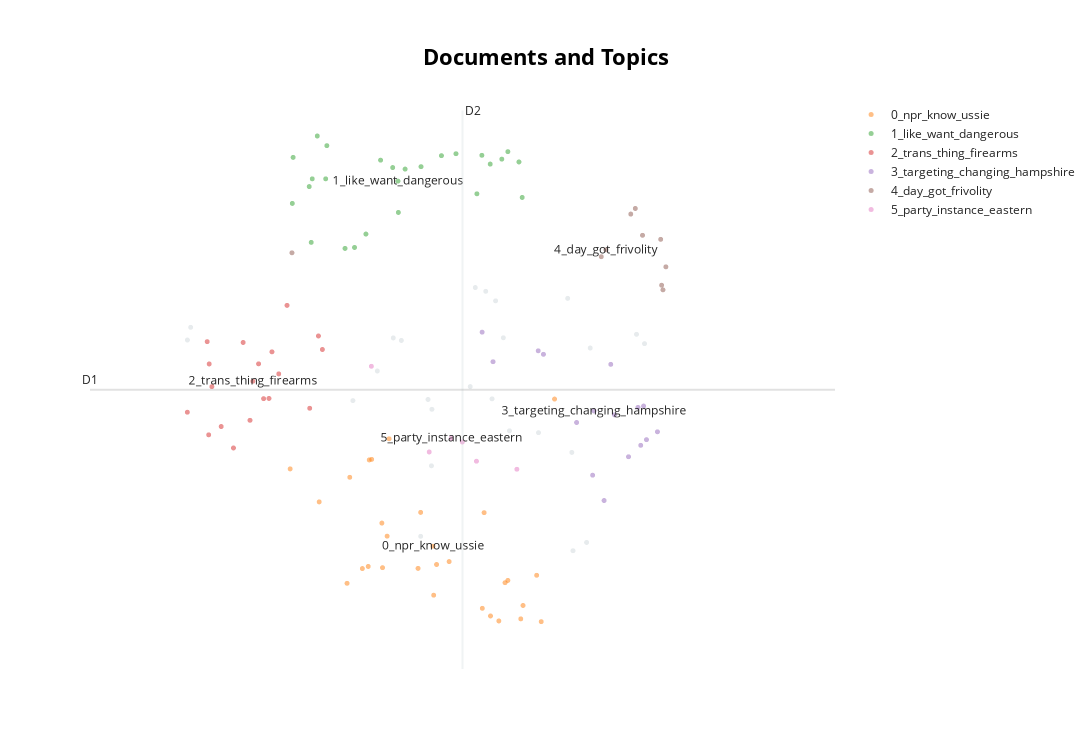

Here is the notebook cell this chart was saved with:
### Code cell
model.visualize_documents([i['text'] for i in data], embeddings=embeddings, hide_annotations=False, custom_labels=True)

### Figure 1 — Plotly figure (JSON) as saved in the notebook; plotly's stock layout.template omitted (floating-point values rounded to 4 significant figures)
{"data": [{"hoverinfo": "text", "hovertext": ["spokeswoman as the cop was in the hospital undergoing emergency surgery.", "There's also a different crew packing up warm clothes and weapons.  Thank you all for coming to Rainbow Reload.", "the Tappet brothers.  And we remember very clearly their position on guns.  For example, quote, the US has more guns than any other country in the world.", "When the Democratic Party speaks, it is always with one voice, often in a North Korean accent.", "against the trans community.  And here's what he found having done actual research into it.", "If we don't control them, you can't have them.  Every Democrat thinks this is part of the catechism.", "Rainbow Reload!  They're packing heat.  There'll be appendix carrying in more ways than one.", "In fact, Ussie put that sheriff's deputy in the hospital where he remains tonight after  undergoing emergency surgery.", "So the people in that frame and a lot of people actually who listen to NPR care more about", "Just trans people.  Guns are bad, except in the hands of trans people.", "and petition signers and that their highest virtue is conformity.", "safety in numbers.  Don't go out alone.  Bring 80 million people with you.", "youth, LGBTQ seniors, and LGBTQ immigrants.", "So if trans people are in fear for their lives in every region of the country, including  New England, which apparently is crawling with Nazis now, why wouldn't we be arming", "a police officer by a trans identifying individual called Ussie, activists heckled the police", "and not subtle ones like the segment entitled, Many Gun Owners Support Gun Control.", "So why don't they speak out?  Oh, yeah, a lot of gun owners support gun control.  Of course they do.", "And so Ussie's life matters much more than anyone's, including the cop he shot and certainly", "Biden administration, encouraging people to go to the gun store immediately.  But not all people.", "It's amazing.  Just last year, these very same people were all eminent virologists, every one of them,", "by black men in the course of prostitution activities.  So we believe that that is factually true.", "them as we are, say, Ukraine's trans army?  And there are famously trans people in Ukraine's army.", "They are trans and I ask that they don't be dead named.  Thank you.", "Your anti-trans rhetoric makes the trans community carry guns.", null], "marker": {"color": "#CFD8DC", "opacity": 0.5, "size": 5}, "mode": "markers+text", "name": "other", "showlegend": false, "type": "scattergl", "x": [8.891, 8.766, 8.119, 6.909, 8.236, 7.116, 9.382, 8.775, 7.483, 7.546, 5.533, 9.314, 8.922, 7.575, 8.185, 7.32, 7.251, 8.035, 8.483, 8.73, 7.947, 8.089, 5.505, 7.579, 7.904], "y": [-2.593, -1.606, 0.05586, -1.038, -1.369, -0.7134, -0.4133, -2.684, -2.526, -1.025, -0.2343, -0.3114, -0.4613, -1.753, -0.3491, -0.378, -0.3503, 0.1603, -1.389, 0.08318, 0.2014, -1.019, -0.3738, -1.133, -0.8841]}, {"hoverinfo": "text", "hovertext": ["We've been led to believe that your 29 year old man is actually a transgender person.", "Why?  Because they said the spokeswoman misgendered the shooter.  Watch this.", "None of that ever gets mentioned, of course, least of all on national public radio.  What does get mentioned?  Well, the neo-Nazis, of course, they're the real threat.", "pronouns than human life.  NPR would rather you didn't know any of this.  We only know that this actually happened because reporters like Jason Rantz and Andy Ngo, one", "Watch out.  Wait a second, we thought.  This is NPR, national public radio, suddenly telling you that actually guns are good.", "That wasn't of any interest whatsoever to NPR's social justice team.  They just didn't care.", "mask to cover both nose and mouth and listening, needless to say, to national public radio,", "out of her apartment and kills herself out of desperation.  And anyone hearing or reading that dispatch from NPR reporter, Lily Anna Fowler, would", "But it turns out NPR didn't tell the entire story.  What NPR left out was that Ussie had shot a sheriff's deputy prior to killing himself.", "In case you want to look it up, it's E-U-C-Y.  Here's how that NPR reporter described the suicide of Ussie.", "You have to be dangerous back.  Now is that a quote from an FBI indictment of the Proud Boys?", "And the lip smacking NPR reporters just say it without any sense of self-awareness at all.", "now active in New England that's targeted trans people.  The neo-Nazi group active in New England, the least right wing region in America.", "Quote, spoke to Rachel, a friend of Ussie, the Ballard resident who died by suicide yesterday  while being evicted by King County Sheriff's deputies.", "The officer is in the hospital fighting for his life.  But the debate is whether we're dead naming someone who shot him.", "So there are times when guns are good, says NPR.  And we thought, wait a second, we've been listening to NPR since, well, click and clack", "But if you listen to NPR, you wouldn't know that.  And that kind of talk might scare the heck out of you.", "The gun curious.  Well, you know, when NPR describes something as the fill in the blank curious, then it's", "The social justice reporter from NPR station KNKX in Seattle, a reporter called Lily Anna", "What is going on here?  Well, you know what's going on here.  Is that NPR has decided that guns are bad, except when the enforcers of its ideology", "Fowler, just reported on a fascinating story.  It's the suicide of a self-described trans person called Ussie.", "No, it's from an NPR segment.  At this point, it's hard to tell the difference.", "The Biden administration hired a kid to oversee nuclear waste disposal whose only qualification", "Rachel says her friend had tried to get help in paying rent, but exhausted all options.", "like NPR, don't take any money from taxpayers for paying attention and knew the details.  And by the way, Andy Ngo has run the numbers about these claims of violence and genocide", "And yet here's that same national public radio, state radio, state media, controlled by the", "What they wanted you to know was that Ussie was part of the trans community and Ussie  died.", "What's interesting is this is not just one NPR segment.", null], "marker": {"opacity": 0.5, "size": 5}, "mode": "markers+text", "name": "0_npr_know_ussie", "text": ["", "", "", "", "", "", "", "", "", "", "", "", "", "", "", "", "", "", "", "", "", "", "", "", "", "", "", "", "0_npr_know_ussie"], "textfont": {"size": 12}, "type": "scattergl", "x": [8.619, 8.076, 7.047, 7.199, 7.618, 6.376, 7.039, 8.223, 8.006, 8.146, 8.022, 6.623, 7.216, 8.351, 8.467, 7.725, 7.154, 7.461, 7.594, 7.483, 8.332, 7.16, 7.068, 8.199, 6.882, 6.989, 8.506, 6.859, 7.587], "y": [-1.021, -3.399, -1.688, -2.524, -2.835, -1.786, -2.856, -3.009, -3.315, -3.454, -2.266, -2.148, -1.457, -3.284, -2.953, -2.803, -2.381, -2.877, -3.171, -2.263, -3.431, -2.869, -1.682, -3.034, -1.878, -2.879, -3.461, -3.041, -2.635]}, {"hoverinfo": "text", "hovertext": ["This is a party based on the idea of the group, the bureaucracy, the blob.", "It's a place for experts and the gun curious to practice and improve their shooting.  But this goes beyond hobby.", "to there are people that just looking at me will want to hurt me.", "in order to get people in a state of agitation, armed people in a state of agitation.  It doesn't matter if they're trans or not, whatever that is.", "Not at all.  Selma, Alabama is a desperate place.  Poverty and violence define it.", "Not one bit.  About as much as they care about the daily suffering in Selma, Alabama.", "a good thing.  The pedophile curious, now the gun curious.  The world is dangerous.", "to get guns.  How do you think that ends?  But by the way, if we're following the logic here, and why not?", "It's the party of weak, fearful people who are huddled together for collective power.", "If it continues, you may start to believe that you're a free citizen and we can't allow  that, and we won't.", "Well, that sounds awful.  So here's a person who's fallen on hard times like so many Americans, is getting bounced", "That's in short supply in this country.  You have to kind of wonder, like, what's the limit to this?", "that sees firearms as key to their own self-defense.  And as you might imagine, this story does include the sound of gunfire.", "feel pretty bad for the person who killed him or herself.  Politics aside, completely.", "They're valuable tools of self-defense, really against you.", "The most vulnerable among us continue to suffer, including LGBTQ individuals of color, LGBTQ", "So none of that is factually true, as we just told you.  In fact, some of the people he's describing are not the most oppressed in our society,", "There's that individual fear, fear of what may happen simply existing in public.  But for some, there's also a more organized and ominous threat, including a neo-Nazi group", "are supposed to.  They'll tell you this at length.  Having a gun like that is just too much autonomy for you.", "Again, worse for guns as you could possibly be.  But this seems like an incitement.", "There's a practical goal here, to prepare and protect themselves.  If the world is dangerous, then you have to be dangerous back.", "What you're watching here is political hysteria, fear, ginned up on purpose with maximum dishonesty", "political violence.  They want to be able to commit it and they want you defenseless so you can't fight back.", "It's time to ban these weapons.  The right to bear arms is not an absolute right that dominates all others.", "And that makes sense because like all totalitarians, they want a monopoly on force.", null], "marker": {"opacity": 0.5, "size": 5}, "mode": "markers+text", "name": "1_like_want_dangerous", "text": ["", "", "", "", "", "", "", "", "", "", "", "", "", "", "", "", "", "", "", "", "", "", "", "", "", "1_like_want_dangerous"], "textfont": {"size": 12}, "type": "scattergl", "x": [7.96, 7.019, 7.143, 6.678, 8.003, 8.172, 7.294, 6.555, 8.073, 6.538, 7.783, 8.223, 6.922, 7.659, 6.606, 8.344, 8.317, 7.246, 6.842, 7.351, 6.687, 7.486, 6.564, 6.395, 6.401, 7.291], "y": [1.23, 0.7881, 1.598, 1.394, 1.651, 1.61, 1.025, 0.6971, 1.555, 1.309, 1.669, 1.692, 0.6411, 1.648, 1.863, 1.19, 1.579, 1.517, 0.6307, 1.501, 1.757, 1.527, 1.394, 1.124, 1.629, 1.369]}, {"hoverinfo": "text", "hovertext": ["Good evening and welcome to Tucker Carlson tonight.  If there's one thing your average liberal understands perfectly well, it's that there's", "Do you really think Joe Biden and his faithful vice president care about trans rights?", "It's safer that way.  There is a reason, a fundamental reason, that Democrats are natural joiners and organizers", "have guns.  You can't have guns, but faithful servants of the Democratic Party can.", "gone from old cis male, white, upper middle class, really no real fears about anything", "Ban assault weapons and high capacity magazines.  You don't need an RAR-15 or whatever they call it.", "They know that as long as they're all wearing the same uniform, they'll probably be okay.  This is why you'll see one person in Brookline or Bethesda raise a Ukrainian flag in the", "Right?  So debate ends at that point.  When one side has all the firearms, you don't have to argue.", "You don't need an RAR-15.  I'm serious.  Think about it.", "The trans community, of course, is a vehicle for something else.  And it's always the same thing, which is political power and political power made possible by", "was his sexual fetishes.  So no, there's not genocide going on.  There's some weird affirmative action program going on.", "They're very, very proud of that.  So why stop with AR-15s?  I mean, why not F-35s or tanks?", "There is no genocide of trans people in the US or anywhere in the West.  In fact, there has been an explosion of trans identifying people, which research suggests", "having firearms.  We support it, including trans people.  It's fine.  But what you're watching here is not the exercise of the Second Amendment.", "with passionate views on the details of pandemic management.  This is, in other words, not a movement of rugged individuals.", "You say, well, you can't change your sex.  Shut up, bigot.  Bang, bang.", "more than yours.  So what underlies all of this?  It's not about trans rights, of course.", "One thing the party often speaks about is gun control.  No American has the right to own an effective firearm, a firearm that does what firearms", null], "marker": {"opacity": 0.5, "size": 5}, "mode": "markers+text", "name": "2_trans_thing_firearms", "text": ["", "", "", "", "", "", "", "", "", "", "", "", "", "", "", "", "", "", "2_trans_thing_firearms"], "textfont": {"size": 12}, "type": "scattergl", "x": [5.978, 5.673, 5.69, 6.65, 6.109, 6.151, 6.222, 6.35, 6.036, 5.504, 5.791, 6.197, 6.542, 6.28, 5.712, 5.896, 5.685, 6.616, 6.06], "y": [-0.4005, -0.3916, -0.636, -0.4776, -0.6347, -1.016, -0.503, 0.006237, -1.254, -1.165, -1.322, -1.014, -1.122, -0.7448, -0.8849, -1.557, -1.413, -0.3291, -0.8255]}, {"hoverinfo": "text", "hovertext": ["They're the ones targeting Rainbow Reload militia.  Watch this.  One of the members, Sharon, recently transitioned.", "A lot of people in this country want it, not just NPR listeners.  When police were holding a press conference about the shooting, again, the shooting of", "some queer people to take up arms.  New Hampshire's public radio, Todd Bookman, joined the monthly gathering of a gun group", "Mass shootings targeting LGBTQ spaces and a rise in anti-trans rhetoric have inspired", "the voice of menopausal liberalism.  And as we're listening, we hear this.  We're going to play it for you and see if you can understand our total shock.", "It's the same template always.  Scare the crap out of your voters, tell them that their lives are at risk, encourage them", "is a social contagion spread by social media fads and youth peer pressure.  The few dozen trans people tragically killed in America each year are usually murdered", "changing the world and changing your life.  I'm Tucker Carlson tonight.", "This is the same NPR that, in between updates on the latest trans dinosaur emojis, we've  been following those very carefully, routinely run segments calling for more gun control", "Subscribe to the Fox News YouTube channel to catch our nightly opens, stories that are", "So you can imagine our surprise.  The other day we're driving through Cambridge in the old hybrid Subaru, adjusting our surgical", "Wow.  Here's more.  Groups like Rainbow Reload exist around the country, often called pink pistol clubs.", "But they show up once a year to relive the civil rights movement and then they leave.  That's how much they care.  And that's precisely how much they care about the trans community.", "On a recent Sunday morning, the parking lot of Patuckaway State Park in southeastern New  Hampshire is filling up with hikers.", "Here is Richard Levine in July of 2020 describing the threat.", null], "marker": {"opacity": 0.5, "size": 5}, "mode": "markers+text", "name": "3_targeting_changing_hampshire", "text": ["", "", "", "", "", "", "", "", "", "", "", "", "", "", "", "3_targeting_changing_hampshire"], "textfont": {"size": 12}, "type": "scattergl", "x": [9.399, 8.097, 9.127, 8.48, 8.806, 8.005, 8.525, 9.491, 8.942, 9.246, 9.039, 9.096, 9.326, 9.374, 9.35, 8.954], "y": [-1.466, -0.6115, -1.194, -0.4917, -1.278, -0.2873, -0.5302, -1.38, -1.856, -1.653, -2.133, -0.6401, -1.112, -1.097, -1.528, -1.151]}, {"hoverinfo": "text", "hovertext": ["Is there any truth to that?  I have no idea.  I actually knew the person.", "every single day because reading the news, having a few experiences, realizing that I've", "I got it done once.  I'm going to do it again.  Eliminate assault weapon.  It's time to ban these.", "And I went from concealed carry every once in a while when I was sort of feeling it to", "And that very much has pushed me into where I am now.", "yard and the very next day, everybody on the street will have one too.", "but literally and measurably the most entitled and privileged.", "That's a question for our highest ranking trans admiral, Richard Levine.", "Yeah.  Okay.  So, obviously, this country has reached peak frivolity.", null], "marker": {"opacity": 0.5, "size": 5}, "mode": "markers+text", "name": "4_day_got_frivolity", "text": ["", "", "", "", "", "", "", "", "", "4_day_got_frivolity"], "textfont": {"size": 12}, "type": "scattergl", "x": [9.304, 9.527, 6.392, 9.563, 9.519, 9.538, 9.265, 9.015, 9.365, 9.054], "y": [1.069, 0.2274, 0.5824, 0.4288, 0.7302, 0.1766, 1.007, 0.5399, 0.7745, 0.6151]}, {"hoverinfo": "text", "hovertext": ["Joe Biden, for instance, makes this point regularly.  Watch.  We're living in a country awash in weapons of war.", "And if they encourage you to go get a gun and arm yourself because Nazis are taking  over Vermont, you might do it.", "So that's the head of the Democratic Party speaking very clearly that the party's positioned  on guns.", "Every state is blue.  But there's a neo-Nazi group that's terrifying everybody.  Look, just to be clear, we're not against people, American citizens, carrying firearms,", "Suddenly it's an entire neighborhood of foreign policy experts all specializing in Eastern  European border disputes.", null], "marker": {"opacity": 0.5, "size": 5}, "mode": "markers+text", "name": "5_party_instance_eastern", "text": ["", "", "", "", "", "5_party_instance_eastern"], "textfont": {"size": 12}, "type": "scattergl", "x": [7.956, 8.299, 7.065, 7.556, 7.837, 7.743], "y": [-1.702, -1.79, -0.6615, -1.601, -1.491, -1.449]}], "layout": {"annotations": [{"showarrow": false, "text": "D1", "x": 4.679, "y": -0.9188, "yshift": 10}, {"showarrow": false, "text": "D2", "x": 7.838, "xshift": 10, "y": 2.143}], "height": 750, "shapes": [{"line": {"color": "#CFD8DC", "width": 2}, "type": "line", "x0": 7.838, "x1": 7.838, "y0": -3.98, "y1": 2.143}, {"line": {"color": "#9E9E9E", "width": 2}, "type": "line", "x0": 4.679, "x1": 11.0, "y0": -0.9188, "y1": -0.9188}], "title": {"font": {"color": "Black", "size": 22}, "text": "<b>Documents and Topics</b>", "x": 0.5, "xanchor": "center", "yanchor": "top"}, "width": 1200, "xaxis": {"visible": false}, "yaxis": {"visible": false}}}
